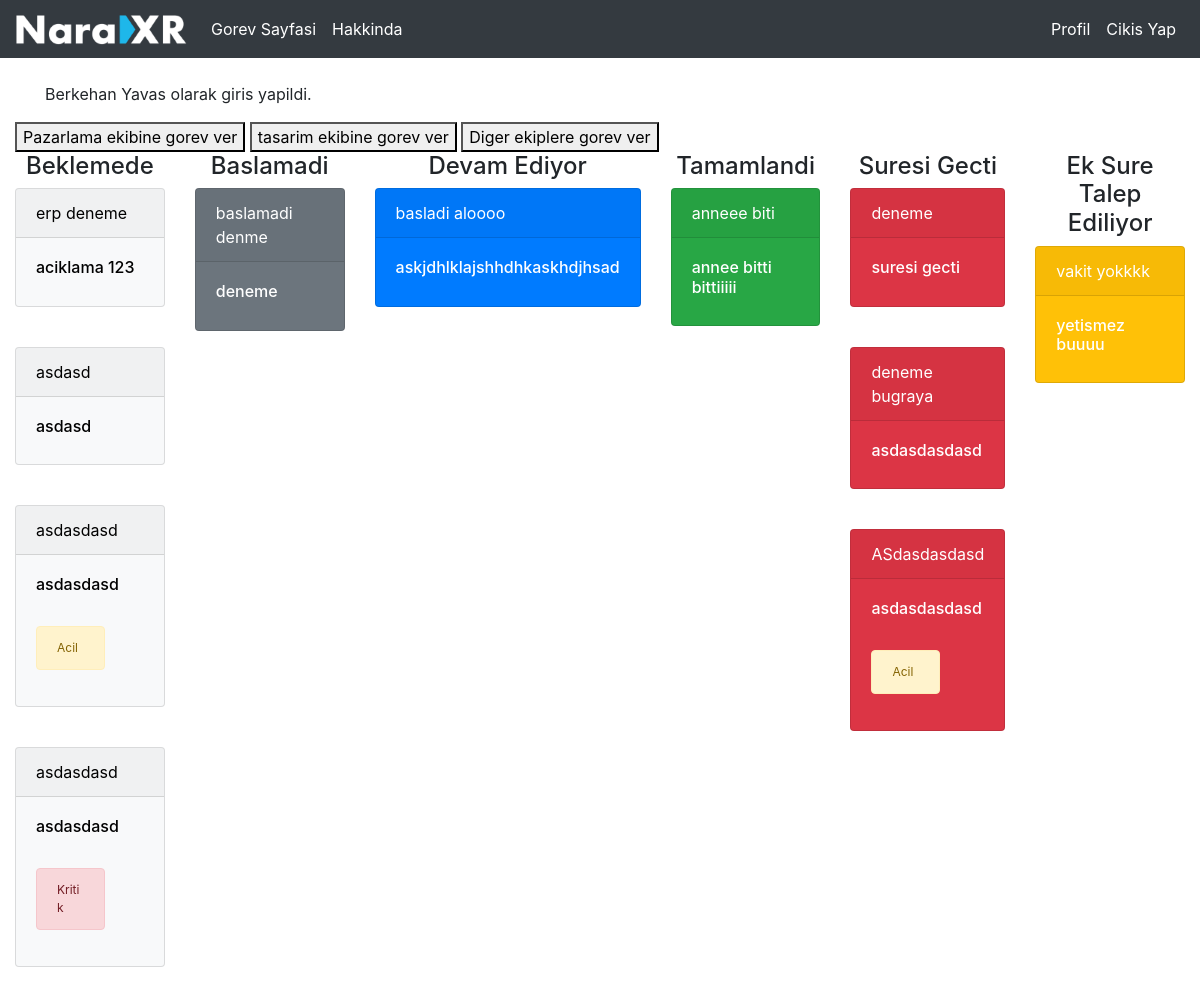
The app's page /erp/ (signed in) with its own data.
### erp/models.py (models this page shows, shortened)
class Team(models.Model):
    name = models.CharField(max_length=255)
    aciklama = models.TextField()
    members = models.ManyToManyField(User, related_name='teams')
    team_leader = models.ForeignKey(User, on_delete=models.CASCADE, related_name='created_teams',verbose_name='Team Leader')
    created_at = models.DateTimeField(auto_now_add=True)
    def __str__(self):
        return self.name

class Task(models.Model):
    title = models.CharField(max_length=255)
    aciklama = models.TextField()
    STATUS_CHOICES = (
        ('Beklemede', 'Beklemede'),
        ('Baslamadi', 'Baslamadi'),
        ('Devam Ediyor', 'Devam Ediyor'),
        ('Tamamlandi', 'Tamamlandi'),
        ('Suresi Gecti', 'Suresi Gecti'),
        ('Ek Sure Talep Ediliyor', 'Ek Sure Talep Ediliyor')
    )
    status = models.CharField(max_length=25, choices=STATUS_CHOICES, default='Beklemede',verbose_name='Durum')
    URGENCY_CHOICES = (
        ('primary', 'Normal'),
        ('warning', 'Acil'),
        ('danger', 'Kritik')
    )
    aciliyet = models.CharField(max_length=25, choices=URGENCY_CHOICES, default='primary', verbose_name='Aciliyet')
    ek = models.FileField(blank=True,null=True,verbose_name='Dosya Eki')
    team = models.ForeignKey(Team, on_delete=models.CASCADE, related_name='tasks')
    atayan = models.ForeignKey(User, on_delete=models.CASCADE, related_name='assigned_tasks')
    atanan = models.ForeignKey(User, on_delete=models.CASCADE, related_name='tasks_assigned_to')
    baslangic = models.DateField(verbose_name='baslangic')
    bitis = models.DateField(verbose_name='bitis')
    completed = models.BooleanField(default=False)
    completed_at = models.DateField(null=True, blank=True)
    created_at = models.DateTimeField(auto_now_add=True)

### erp/views.py (the view)
# urls.py: path('', views.indexerp, name='indexerp'),
def indexerp(request):
    if not request.user.is_authenticated:
        messages.warning(request,'Giris yapmadan bu sayfayi goremezsiniz.')
        return redirect('index')
    gorevler = Task.objects.filter(atanan=request.user)
    team = Team.objects.filter(team_leader_id=request.user.id)
    print(team)
    context = {
        'sayfaadi': 'ERP Anasayfa',
        'gorevler': gorevler,
        'team': team
    }
    return render(request,'indexerp.html',context)

### templates/indexerp.html (shortened to what this page needs)
{% extends 'layout.html' %}
{% block body %}
{% for lead in team %}
{% if lead != None %}
<button>{{lead}} ekibine gorev ver</button>
{% endif %}
{% endfor %}
{% if team != None %}
<button>Diger ekiplere gorev ver</button>
{% endif %}
<div class='row'>
    <div class='col-sm'>
        <div align='center'><h4>Beklemede</h4></div>
        {% for gorev in gorevler %}
            {% if gorev.status == 'Beklemede' %}
                <div class='card bg-light mb-3' style="max-width: 18rem;">
                    <div class='card-header'>
                        <a href="/erp/gorev/{{gorev.id}}" style='color:black'>{{gorev.title}}</a>
                    </div>
                    <div class='card-body'>
                        <h6><a href="/erp/gorev/{{gorev.id}}" style='color:black'>{{gorev.aciklama}}</a></h6>
                        {% if gorev.aciliyet != 'primary' %}
                            <br>
                            <div class='alert alert-{{gorev.aciliyet}}' style='width:69px; font-size:12px;'>{{gorev.get_aciliyet_display}}</div>
                        {% endif %}
                    </div>
                </div>
                <br>
            {% endif %}
        {% endfor %}
    </div>
    <div class='col-sm'>
        <div align='center'><h4>Baslamadi</h4></div>
        {% for gorev in gorevler %}
            {% if gorev.status == 'Baslamadi' %}
            <div class='card text-white bg-secondary mb-3' style="max-width: 18rem;">
                <div class='card-header'>
                    <a href="/erp/gorev/{{gorev.id}}" style='color:white'>{{gorev.title}}</a>
                </div>
                <div class='card-body'>
                    <h6><a href="/erp/gorev/{{gorev.id}}" style='color:white'>{{gorev.aciklama}}</a></h6>
                </div>
            </div>
            <br>
            {% endif %}
        {% endfor %}
    </div>
    <div class='col-sm'>
        <div align='center'><h4>Devam Ediyor</h4></div>
        {% for gorev in gorevler %}
            {% if gorev.status == 'Devam Ediyor' %}
            <div class='card text-white bg-primary mb-3' style="max-width: 18rem;">
                <div class='card-header'>
                    <a href="/erp/gorev/{{gorev.id}}" style='color:white'>{{gorev.title}}</a>
                </div>
                <div class='card-body'>
                    <h6><a href="/erp/gorev/{{gorev.id}}" style='color:white'>{{gorev.aciklama}}</a></h6>
                </div>
            </div>
            <br>
            {% endif %}
        {% endfor %}
    </div>
    <div class='col-sm'>
        <div align='center'><h4>Tamamlandi</h4></div>
        {% for gorev in gorevler %}
            {% if gorev.status == 'Tamamlandi' %}
            <div class='card text-white bg-success mb-3' style="max-width: 18rem;">
                <div class='card-header'>
                    <a href="/erp/gorev/{{gorev.id}}" style='color:white'>{{gorev.title}}</a>
                </div>
                <div class='card-body'>
                    <h6><a href="/erp/gorev/{{gorev.id}}" style='color:white'>{{gorev.aciklama}}</a></h6>
                </div>
            </div>
            <br>
            {% endif %}
        {% endfor %}
    </div>
    <div class='col-sm'>
        <div align='center'><h4>Suresi Gecti</h4></div>
        {% for gorev in gorevler %}
            {% if gorev.status == 'Suresi Gecti' %}
            <div class='card text-white bg-danger mb-3' style="max-width: 18rem;">
                <div class='card-header'>
                    <a href="/erp/gorev/{{gorev.id}}" style='color:white'>{{gorev.title}}</a>
                </div>
                <div class='card-body'>
                    <h6><a href="/erp/gorev/{{gorev.id}}" style='color:white'>{{gorev.aciklama}}</a></h6>
                    {% if gorev.aciliyet != 'primary' %}
                        <br>
                        <div class='alert alert-{{gorev.aciliyet}}' style='width:69px; font-size:12px;'>{{gorev.get_aciliyet_display}}</div>
                    {% endif %}
                </div>
            </div>
            <br>
            {% endif %}
        {% endfor %}
    </div>
    <div class='col-sm'>
        <div align='center'><h4>Ek Sure Talep Ediliyor</h4></div>
        {% for gorev in gorevler %}
            {% if gorev.status == 'Ek Sure Talep Ediliyor' %}
            <div class='card text-white bg-warning mb-3' style="max-width: 18rem;">
                <div class='card-header'>
                    <a href="/erp/gorev/{{gorev.id}}" style='color:white'>{{gorev.title}}</a>
                </div>
                <div class='card-body'>
                    <h6><a href="/erp/gorev/{{gorev.id}}" style='color:white'>{{gorev.aciklama}}</a></h6>
                </div>
            </div>
            <br>
            {% endif %}
        {% endfor %}
    </div>
</div>
{% endblock body %}

### templates/layout.html (shortened to what this page needs)
<!DOCTYPE html>
<html lang="tr">
<head>
    <link rel="stylesheet" href="https://cdn.jsdelivr.net/npm/bootstrap@4.6.2/dist/css/bootstrap.min.css">
</head>
<body>
    {% include 'includes/navbar.html' %}
    <br>
    <div class='container-fluid'>
        {% if request.user.is_authenticated %}
            <div class='container'>
                <p>
                    {{request.user.first_name}} {{request.user.last_name}} olarak giris yapildi.
                </p>
            </div>
        {% else %}
            <div class='container'>
                <p>
                    Giris yapilmamis.
                </p>
            </div>
        {% endif %}
        {% block body %}
        {% endblock body %}
    </div>
</body>
</html>

### records on screen
Team: name "Pazarlama"
Team: name "tasarim"
Task: title "erp deneme", aciklama "aciklama 123"
Task: title "asdasd", aciklama "asdasd"
Task: title "asdasdasd", aciklama "asdasdasd", aciliyet "Acil"
Task: title "asdasdasd", aciklama "asdasdasd", aciliyet "Kritik"
Task: title "baslamadi denme", aciklama "deneme"
Task: title "basladi aloooo", aciklama "askjdhlklajshhdhkaskhdjhsad"
Task: title "anneee biti", aciklama "annee bitti bittiiiii"
Task: title "deneme", aciklama "suresi gecti"
Task: title "deneme bugraya", aciklama "asdasdasdasd"
Task: title "ASdasdasdasd", aciklama "asdasdasdasd", aciliyet "Acil"
Task: title "vakit yokkkk", aciklama "yetismez buuuu"

### other values on screen
{{ request.user.first_name }} "Berkehan"
{{ request.user.last_name }} "Yavas"
